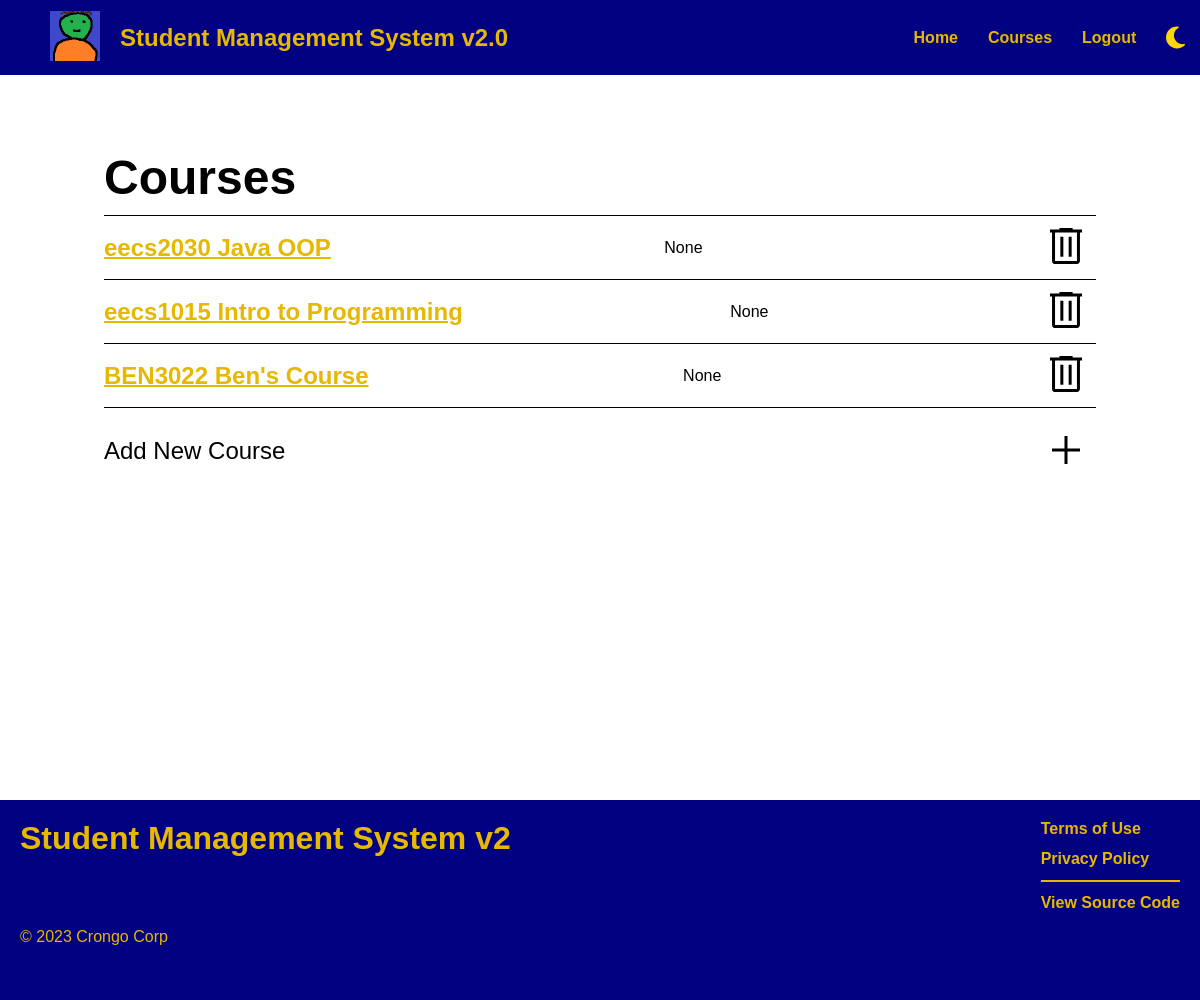
The page /course (signed in) on the database as committed earlier.
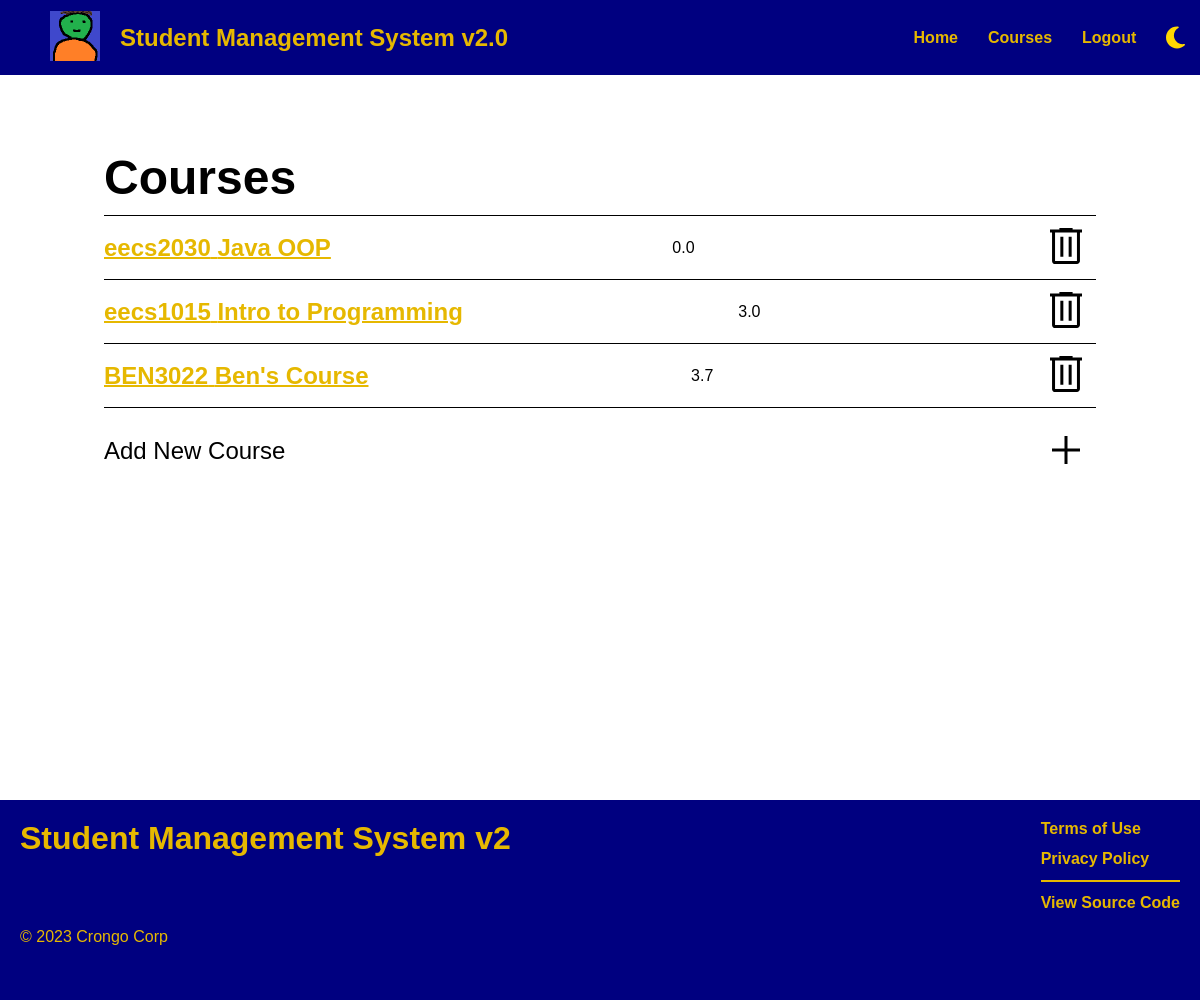
The same page on the database as committed later.
### backend/models.py (models this page shows, shortened)
class Course(db.Model):
    _id = db.Column("id", db.Integer, primary_key = True)
    code = db.Column(db.String(100), nullable = False)
    name =  db.Column(db.String(100), nullable = False)
    studentId = db.Column(db.Integer, db.ForeignKey("student.id"), nullable = False)
    gradePoint = db.Column(db.Float)
    trashed = db.Column(db.Boolean, default = False, nullable = False)
    def getCourses(student_email):
        student_id = Student.query.filter_by(email = student_email).first()._id
        return Course.query.filter_by(studentId = student_id, trashed = False)

### backend/controllers.py (the view)
@app.route("/course", methods = ["GET"])
def course_get():
    if "NAME" in session:
        courses = Course.getCourses(session["EMAIL"])
        return render_template("courses.html", student = session["NAME"], courses = list(courses))
    else:
        flash(f"You are not logged in", "error")
        return redirect(url_for("login_get"))

### backend/__init__.py (called while the page is built)
@app.context_processor
def template_inject():
    return { "year": datetime.utcnow().year }

### frontend/templates/courses.html (shortened to what this page needs)
{% extends 'page_template.html' %}
{% block content %}
    {% if courses is defined and courses|length > 0 %}
        <div id="courses">
            <h2 class="block">Courses</h2>
            <div id="course-list" class="block">
                {% for course in courses %}
                    <div>
                        <a class="link" href="/course/{{course._id}}"><b>{{course.code}}</b> {{course.name}}</a>
                        <p>{{course.gradePoint}}</p>
                        <button class="icon-button" onclick="removeCourse(this, '{{ course._id }}' )">
                            <img src="static/svg/trash.svg">
                        </button>
                    </div>
                {% endfor %}
                <div>
                    <p>Add New Course</p>
                    <button class="icon-button" onclick="openAddCourseModal()">
                        <img src="static/svg/plus.svg">
                    </button>
                </div>
            </div>
        </div>
    {% endif %}
{% endblock content %}

### frontend/templates/page_template.html (shortened to what this page needs)
<!DOCTYPE html>
<html>
    <head>
        <link rel="stylesheet" type="text/css" href="/static/css/styles.css">
    </head>
    <body onload="loadTheme()">
        <nav id="top-navbar">
            <div id="top-navbar-logo">
                <a href="/">
                    <img src="/static/images/logo.png">
                </a>
                <a href="/">
                    <p>Student Management System v2.0</p>
                </a>
            </div>
                <ul id="top-navbar-links">
                    {% if student is defined %}
                        <li>
                            <a href="/">Home</a>
                        </li>
                        <li>
                            <a href="/course">Courses</a>
                        </li>
                        <li>
                            <a href="/logout">Logout</a>
                        </li>
                    {% endif %}
                    <li onclick="toggleTheme()">
                        <span>
                            <img id="toggleThemeImg" height="25px">
                        </span>
                    </li>
                </ul>
        </nav>
        <div id="main-content">
            {% block content %}{% endblock content %}
        </div>
        <div id="footer">
            <div>
                <a href="/">Student Management System v2</a>
                <ul>
                    <li>
                        <a href="/">Terms of Use</a>
                    </li>
                    <li>
                        <a href="/">Privacy Policy</a>
                    </li>
                    <li>
                        <a href="https://github.com/luk-ryan/StudentManagementSystemV2" target="_blank">View Source Code</a>
                    </li>
                </ul>
            </div>
            <p>&copy; {{ year }} Crongo Corp</p>
        </div>
    </body>
</html>

Rows that differ between the two databases and show on the page:
changed Course "eecs2030": gradePoint "None" → "0.0"
changed Course "eecs1015": gradePoint "None" → "3.0"
changed Course "BEN3022": gradePoint "None" → "3.7"
